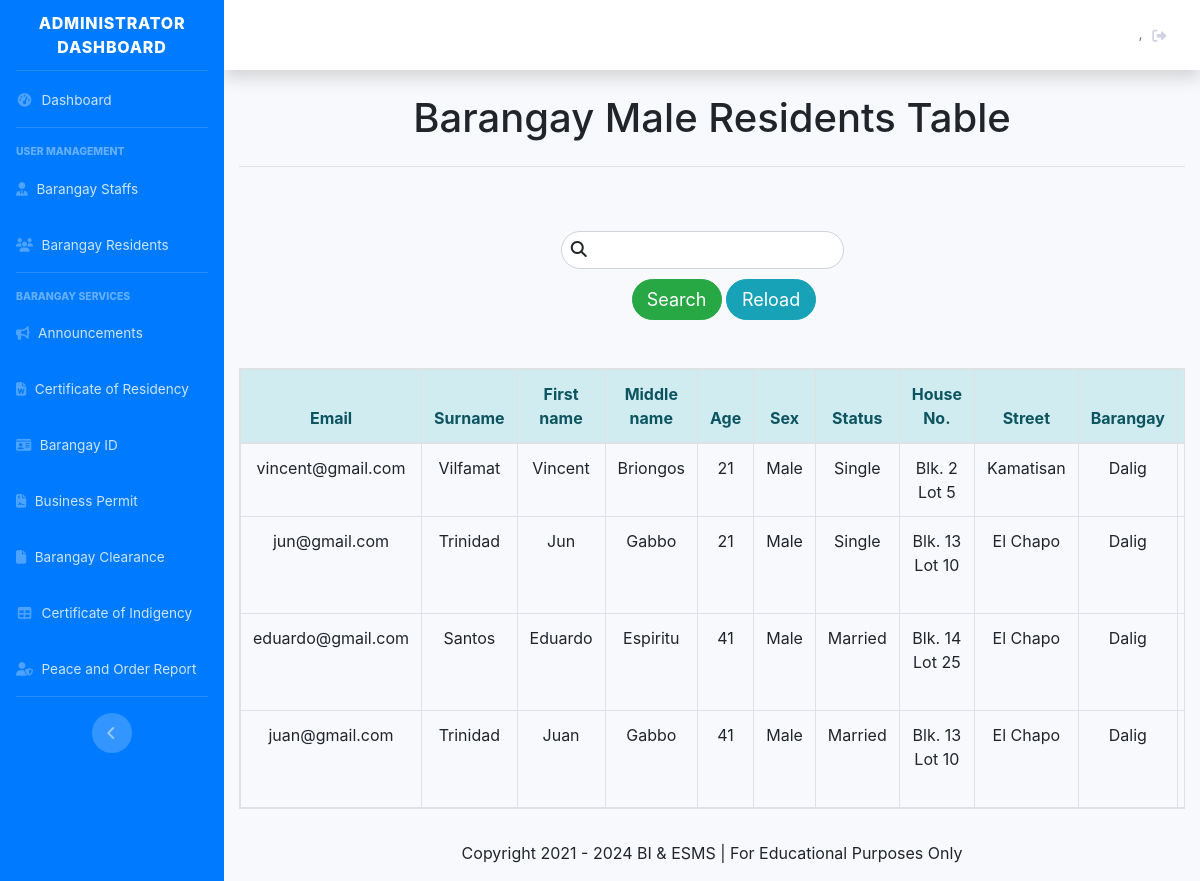
The page /admn_table_maleres.php on the database its author committed.
### tables this page shows
CREATE TABLE `tbl_resident` (
  `id_resident` int(11) NOT NULL,
  `res_photo` mediumblob DEFAULT NULL,
  `email` varchar(255) NOT NULL,
  `password` varchar(255) NOT NULL,
  `lname` varchar(255) NOT NULL,
  `fname` varchar(255) NOT NULL,
  `mi` varchar(255) NOT NULL,
  `age` int(11) NOT NULL,
  `sex` varchar(255) NOT NULL,
  `status` varchar(255) NOT NULL,
  `houseno` varchar(255) DEFAULT NULL,
  `street` varchar(255) DEFAULT NULL,
  `brgy` varchar(255) DEFAULT NULL,
  `municipal` varchar(255) DEFAULT NULL,
  `address` varchar(255) DEFAULT NULL,
  `contact` varchar(255) NOT NULL,
  `bdate` date NOT NULL,
  `bplace` varchar(255) NOT NULL,
  `nationality` varchar(255) NOT NULL,
  `family_role` varchar(255) NOT NULL,
  `voter` varchar(255) DEFAULT NULL,
  `role` varchar(255) NOT NULL,
  `addedby` varchar(255) DEFAULT NULL
);

### classes/resident.class.php (called while the page is built, shortened)
<?php
    class ResidentClass extends BMISClass {
    public function view_resident_male(){
        $connection = $this->openConn();
        $stmt = $connection->prepare("SELECT * from tbl_resident WHERE `sex` = 'Male'");
        $stmt->execute();
        $view = $stmt->fetchAll();
        return $view;
    }
    }
?>

### admn_table_maleres_search.php (the view, shortened to what this page needs)
<?php
	require 'classes/conn.php';
	if(isset($_POST['search_maleres'])){
	$keyword = $_POST['keyword'];
?>
<table class="table table-hover table-bordered text-center table-responsive" >
    <thead class="alert-info">
        <tr>
            <th> Email </th>
            <th> Surname </th>
            <th> First name </th>
            <th> Middle name </th>
            <th> Age </th>
            <th> Sex </th>
            <th> Status </th>
            <th> House No.</th>
            <th> Street </th>
            <th> Barangay </th>
            <th> Municipality </th>
            <th> Contact </th>
            <th> Birth date </th>
            <th> Birth place </th>
            <th> Nationality </th>
        </tr>
    </thead>
    <tbody>
        <?php
            $stmnt = $conn->prepare("SELECT * FROM `tbl_resident` WHERE `lname` LIKE '%$keyword%' or  `mi` LIKE '%$keyword%' or  `fname` LIKE '%$keyword%'
            or  `age` LIKE '%$keyword%' or  `sex` LIKE '%$keyword%' or  `status` LIKE '%$keyword%' or  `address` LIKE '%$keyword%' or  `contact` LIKE '%$keyword%'
            or  `bdate` LIKE '%$keyword%' or  `bplace` LIKE '%$keyword%' or  `nationality` LIKE '%$keyword%' or  `family_role` LIKE '%$keyword%' or  `role` LIKE '%$keyword%' or  `email` LIKE '%$keyword%'");
            $stmnt->execute();
            while($view = $stmnt->fetch()){
        ?>
            <tr>
                <td> <?= $view['email'];?> </td>
                <td> <?= $view['lname'];?> </td>
                <td> <?= $view['fname'];?> </td>
                <td> <?= $view['mi'];?> </td>
                <td> <?= $view['age'];?> </td>
                <td> <?= $view['sex'];?> </td>
                <td> <?= $view['status'];?> </td>
                <td> <?= $view['houseno'];?> </td>
                <td> <?= $view['street'];?> </td>
                <td> <?= $view['brgy'];?> </td>
                <td> <?= $view['municipal'];?> </td>
                <td> <?= $view['contact'];?> </td>
                <td> <?= $view['bdate'];?> </td>
                <td> <?= $view['bplace'];?> </td>
                <td> <?= $view['nationality'];?> </td>
            </tr>
        <?php
        }
        ?>
    </tbody>
</table>
<?php
	}else{
?>
<table class="table table-hover table-bordered text-center table-responsive">
    <thead class="alert-info">
        <tr>
            <th> Email </th>
            <th> Surname </th>
            <th> First name </th>
            <th> Middle name </th>
            <th> Age </th>
            <th> Sex </th>
            <th> Status </th>
            <th> House No.</th>
            <th> Street </th>
            <th> Barangay </th>
            <th> Municipality </th>
        </tr>
    </thead>
    <tbody>
        <?php if(is_array($view)) {?>
            <?php foreach($view as $view) {?>
                <tr>
                    <td> <?= $view['email'];?> </td>
                    <td> <?= $view['lname'];?> </td>
                    <td> <?= $view['fname'];?> </td>
                    <td> <?= $view['mi'];?> </td>
                    <td> <?= $view['age'];?> </td>
                    <td> <?= $view['sex'];?> </td>
                    <td> <?= $view['status'];?> </td>
                    <td> <?= $view['houseno'];?> </td>
                    <td> <?= $view['street'];?> </td>
                    <td> <?= $view['brgy'];?> </td>
                    <td> <?= $view['municipal'];?> </td>
                </tr>
            <?php
                }
            ?>
        <?php
            }
        ?>
    </tbody>
</table>
<link href="../BarangaySystem/customcss/regiformstyle.css" rel="stylesheet" type="text/css">
<link href="../BarangaySystem/bootstrap/css/bootstrap.css" rel="stylesheet" type="text/css">
<?php
	}
?>

### css/regiformstyle.css (style rules this page uses)
body { background-color:#fff !important; }

### rows shown on the page
tbl_resident: email "vincent@gmail.com", lname "Vilfamat", fname "Vincent", mi "Briongos", age "21", sex "Male", status "Single", houseno "Blk. 2 Lot 5", street "Kamatisan", brgy "Dalig"
tbl_resident: email "jun@gmail.com", lname "Trinidad", fname "Jun", mi "Gabbo", age "21", sex "Male", status "Single", houseno "Blk. 13 Lot 10", street "El Chapo", brgy "Dalig"
tbl_resident: email "eduardo@gmail.com", lname "Santos", fname "Eduardo", mi "Espiritu", age "41", sex "Male", status "Married", houseno "Blk. 14 Lot 25", street "El Chapo", brgy "Dalig"
tbl_resident: email "juan@gmail.com", lname "Trinidad", fname "Juan", mi "Gabbo", age "41", sex "Male", status "Married", houseno "Blk. 13 Lot 10", street "El Chapo", brgy "Dalig"
